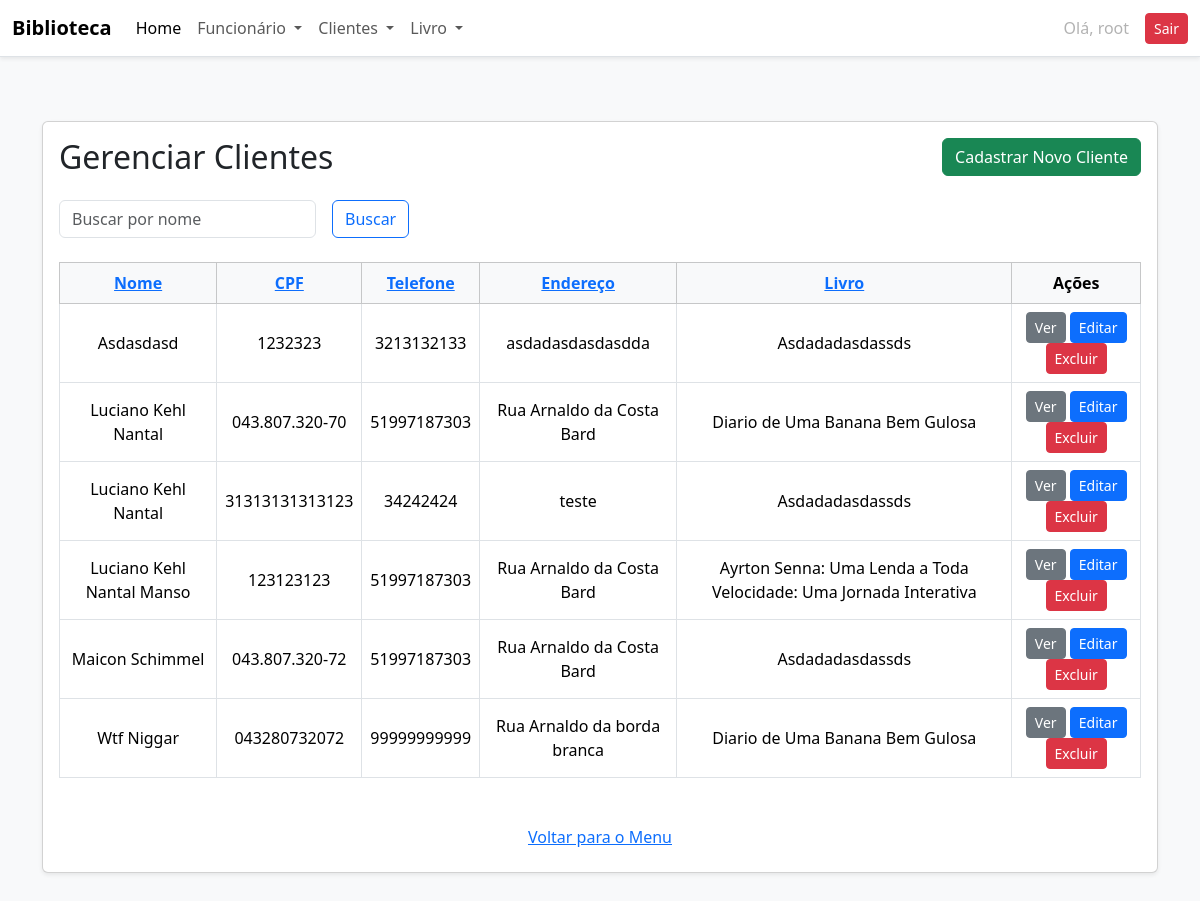
Screenshot of /clientes/ordenar/nome/?busca= (signed in) with the database file from the repository.
### academico/models.py (models this page shows, shortened)
class Cliente(models.Model):
    nome = models.CharField(max_length=100)
    cpf = models.CharField(max_length=14, unique=True)
    telefone = models.CharField(max_length=15)
    endereco = models.CharField(max_length=200)
    livro = models.ForeignKey(
        Livro, on_delete=models.RESTRICT, related_name="clientes")
    ativo = models.BooleanField(default=True)
    bloqueado = models.BooleanField(default=False)

class Livro(models.Model):
    titulo = models.CharField(max_length=200)
    autor = models.CharField(max_length=150)
    editora = models.CharField(max_length=100)
    ano_publicacao = models.PositiveIntegerField()
    isbn = models.CharField(max_length=20, unique=True)
    genero = models.CharField(max_length=20, choices=GENERO_CHOICES)
    quantidade_disponivel = models.PositiveIntegerField(default=1)
    foto = StdImageField(
        upload_to='fotos/alunos',
        variations={'thumb': (150, 150), 'medium': (300, 300)},
        blank=True,
        null=True
    )

### academico/views.py (the view)
# urls.py: path('clientes/ordenar/<campo>/', views.ordenar_clientes, name='ordenar_clientes'),
@login_required
def ordenar_clientes(request, campo):
    campo_ordenacao = ORDENACAO_CLIENTES_LOOKUP.get(campo)
    busca = request.GET.get('busca', '')
    clientes = Cliente.objects.filter(ativo=True)
    if busca:
        clientes = clientes.filter(nome__icontains=busca)
    clientes = clientes.order_by(campo_ordenacao)
    return render(request, 'academico/lista_clientes.html', {
        'clientes': clientes,
        'ativos': True,
        'query': busca
    })

### academico/templates/academico/lista_clientes.html (shortened to what this page needs)
{% extends 'academico/base.html' %}
{% block content %}
<div class="container py-5">
    <div class="card shadow-sm">
        <div class="card-body">
            <div class="d-flex justify-content-between align-items-center mb-4">
                {% if ativos %}
                <h2 class="mb-0">Gerenciar Clientes</h2>
                {% else %}
                <h2 class="mb-0">Gerenciar Clientes Inativos</h2>
                {% endif %}
                <a href="{% url 'cadastrar_cliente' %}" class="btn btn-success">Cadastrar Novo Cliente</a>
            </div>
            <form method="get" class="row g-3 align-items-center mb-4">
                <div class="col-auto">
                    <input type="text" name="busca" class="form-control" placeholder="Buscar por nome"
                        value="{{ query|default:'' }}">
                </div>
                <div class="col-auto">
                    <button type="submit" class="btn btn-outline-primary">Buscar</button>
                </div>
            </form>
            <div class="table-responsive">
                <table class="table table-bordered table-hover text-center align-middle">
                    <thead class="table-light">
                        <tr>
                            {% if ativos %}
                            <th><a href="{% url 'ordenar_clientes' 'nome' %}?busca={{ query }}">Nome</a></th>
                            <th><a href="{% url 'ordenar_clientes' 'cpf' %}?busca={{ query }}">CPF</a></th>
                            <th><a href="{% url 'ordenar_clientes' 'telefone' %}?busca={{ query }}">Telefone</a></th>
                            <th><a href="{% url 'ordenar_clientes' 'endereco' %}?busca={{ query }}">Endereço</a></th>
                            <th><a href="{% url 'ordenar_clientes' 'livro' %}?busca={{ query }}">Livro</a></th>
                            {% endif %}
                            <th>Ações</th>
                        </tr>
                    </thead>
                    <tbody>
                        {% for cliente in clientes %}
                        <tr>
                            <td>
                                {{ cliente.nome }}
                            </td>
                            <td>{{ cliente.cpf }}</td>
                            <td>{{ cliente.telefone }}</td>
                            <td>{{ cliente.endereco }}</td>
                            <td>{{ cliente.livro.titulo }}</td>
                            <td>
                                {% if ativos %}
                                <a href="{% url 'visualizar_cliente' cliente.id %}"
                                    class="btn btn-sm btn-secondary">Ver</a>
                                <a href="{% url 'editar_cliente' cliente.id %}"
                                    class="btn btn-sm btn-primary">Editar</a>
                                <a href="{% url 'excluir_cliente' cliente.id %}"
                                    class="btn btn-sm btn-danger">Excluir</a>
                                {% else %}
                                <a href="{% url 'ativar_cliente' cliente.id %}"
                                    class="btn btn-sm btn-success">Ativar</a>
                                {% endif %}
                            </td>
                        </tr>
                        {% empty %}
                        <tr>
                            <td colspan="6" class="text-muted">Nenhum cliente encontrado.</td>
                        </tr>
                        {% endfor %}
                    </tbody>
                </table>
            </div>
            <div class="text-center mt-4">
                <a href="{% url 'index' %}" class="btn btn-link">Voltar para o Menu</a>
            </div>
        </div>
    </div>
</div>
{% endblock %}

### academico/templates/academico/base.html (shortened to what this page needs)
<!DOCTYPE html>
<html lang="pt-br">
<head>
    <link href="https://cdn.jsdelivr.net/npm/bootstrap@5.3.6/dist/css/bootstrap.min.css" rel="stylesheet"
>
</head>
<body class="bg-light">
    <nav class="navbar navbar-expand-lg bg-white border-bottom shadow-sm">
        <div class="container-fluid">
            <a class="navbar-brand fw-bold" href="#">Biblioteca</a>
            <div class="collapse navbar-collapse" id="navbarNavDropdown">
                <ul class="navbar-nav">
                    <li class="nav-item">
                        <a class="nav-link active" href="{% url 'index' %}">Home</a>
                    </li>
                    <li class="nav-item dropdown">
                        <a class="nav-link dropdown-toggle" href="#" role="button"
                           data-bs-toggle="dropdown" aria-expanded="false">
                            Funcionário
                        </a>
                    </li>
                    <li class="nav-item dropdown">
                        <a class="nav-link dropdown-toggle" href="#" role="button"
                           data-bs-toggle="dropdown" aria-expanded="false">
                            Clientes
                        </a>
                    </li>
                    <li class="nav-item dropdown">
                        <a class="nav-link dropdown-toggle" href="#" role="button"
                           data-bs-toggle="dropdown" aria-expanded="false">
                            Livro
                        </a>
                    </li>
                </ul>
                {% if user.is_authenticated %}
      <ul class="navbar-nav ms-auto">
        <li class="nav-item">
          <div class="d-flex align-items-center gap-2">
            <span class="nav-link disabled mb-0">Olá, {{ user.username }}</span>
            <a class="btn btn-danger btn-sm" href="{% url 'logout' %}">Sair</a>
          </div>
        </li>
      </ul>
      {% endif %}
            </div>
        </div>
    </nav>
    {% block content %}
    {% endblock %}
</body>
</html>

### rows the page displays
Cliente: nome "Asdasdasd", cpf "1232323", telefone "3213132133", endereco "asdadasdasdasdda", livro.titulo "Asdadadasdassds"
Cliente: nome "Luciano Kehl Nantal", cpf "043.807.320-70", telefone "51997187303", endereco "Rua Arnaldo da Costa Bard", livro.titulo "Diario de Uma Banana Bem Gulosa"
Cliente: nome "Luciano Kehl Nantal", cpf "31313131313123", telefone "34242424", endereco "teste", livro.titulo "Asdadadasdassds"
Cliente: nome "Luciano Kehl Nantal Manso", cpf "123123123", telefone "51997187303", endereco "Rua Arnaldo da Costa Bard", livro.titulo "Ayrton Senna: Uma Lenda a Toda Velocidade: Uma Jornada Interativa"
Cliente: nome "Maicon Schimmel", cpf "043.807.320-72", telefone "51997187303", endereco "Rua Arnaldo da Costa Bard", livro.titulo "Asdadadasdassds"
Cliente: nome "Wtf Niggar", cpf "043280732072", telefone "99999999999", endereco "Rua Arnaldo da borda branca", livro.titulo "Diario de Uma Banana Bem Gulosa"

### other values shown
{{ user.username }} "root"
